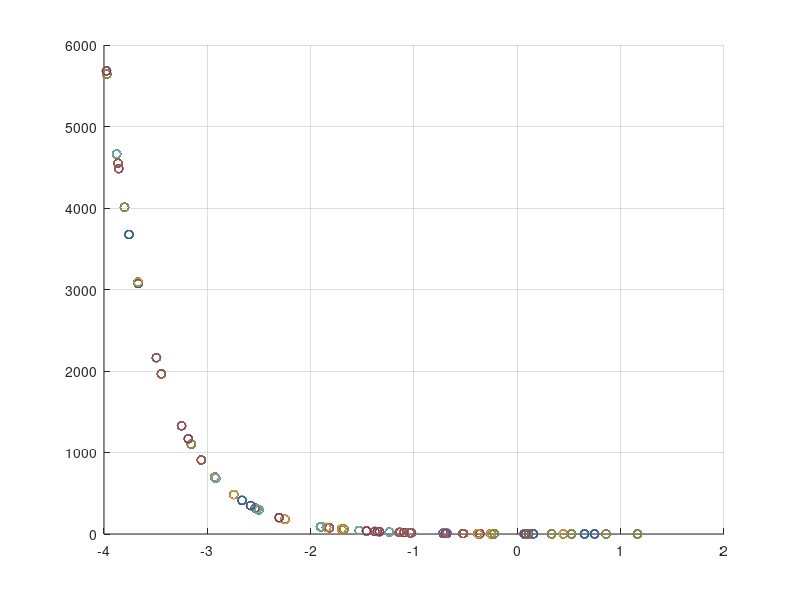

The MATLAB source for this figure:
clc, clear

a=-4;
b=4;
ymax=0.4;
q=0;
for p=1:100
  
    u1=rand(1,1);
    u2=rand(1,1);
    x1=a+u1*(b-a);
    y1=ymax*u2;
    f=2*exp(-2*x1);
    
    while 1 && q<20
        if y1<=f
            
            x=x1;
            scatter(x,f);
            hold on;
        end
        q=q+1;
    end
    q=0;
end
grid on;